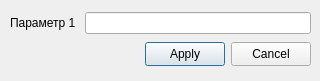
<?xml version="1.0" encoding="UTF-8"?>
<ui version="4.0">
 <class>Dialog1</class>
 <widget class="QDialog" name="Dialog1">
  <property name="geometry">
   <rect>
    <x>0</x>
    <y>0</y>
    <width>320</width>
    <height>81</height>
   </rect>
  </property>
  <property name="windowTitle">
   <string>Dialog</string>
  </property>
  <widget class="QWidget" name="">
   <property name="geometry">
    <rect>
     <x>10</x>
     <y>10</y>
     <width>301</width>
     <height>59</height>
    </rect>
   </property>
   <layout class="QVBoxLayout" name="verticalLayout">
    <item>
     <layout class="QHBoxLayout" name="horizontalLayout">
      <item>
       <widget class="QLabel" name="label">
        <property name="text">
         <string>Параметр 1 </string>
        </property>
       </widget>
      </item>
      <item>
       <widget class="QLineEdit" name="lineEdit"/>
      </item>
     </layout>
    </item>
    <item>
     <layout class="QHBoxLayout" name="horizontalLayout_2">
      <item>
       <spacer name="horizontalSpacer">
        <property name="orientation">
         <enum>Qt::Horizontal</enum>
        </property>
        <property name="sizeHint" stdset="0">
         <size>
          <width>80</width>
          <height>20</height>
         </size>
        </property>
       </spacer>
      </item>
      <item>
       <widget class="QPushButton" name="pushButton">
        <property name="maximumSize">
         <size>
          <width>16777215</width>
          <height>24</height>
         </size>
        </property>
        <property name="text">
         <string>Apply</string>
        </property>
       </widget>
      </item>
      <item>
       <widget class="QPushButton" name="pushButton_2">
        <property name="maximumSize">
         <size>
          <width>16777215</width>
          <height>24</height>
         </size>
        </property>
        <property name="text">
         <string>Cancel</string>
        </property>
       </widget>
      </item>
     </layout>
    </item>
   </layout>
  </widget>
 </widget>
 <resources/>
 <connections>
  <connection>
   <sender>pushButton_2</sender>
   <signal>clicked()</signal>
   <receiver>Dialog1</receiver>
   <slot>close()</slot>
   <hints>
    <hint type="sourcelabel">
     <x>229</x>
     <y>54</y>
    </hint>
    <hint type="destinationlabel">
     <x>226</x>
     <y>76</y>
    </hint>
   </hints>
  </connection>
 </connections>
</ui>
